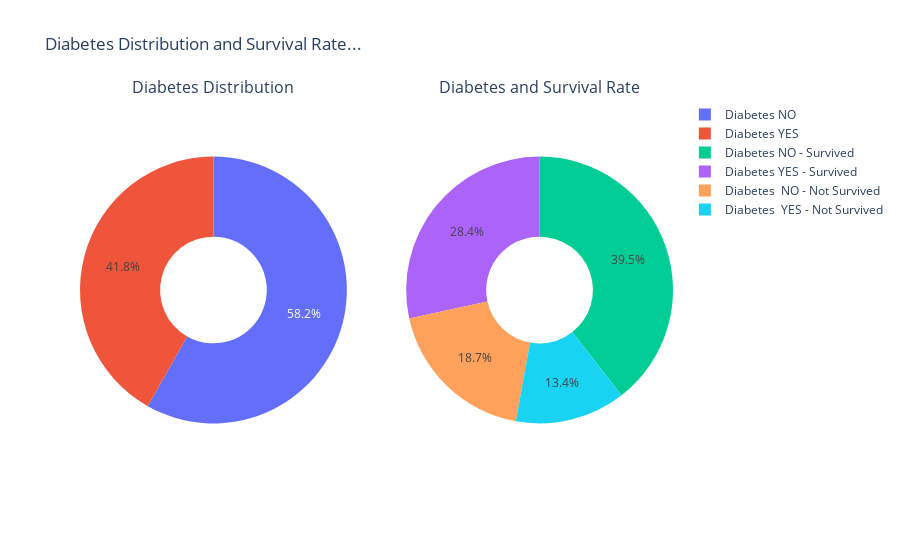

Notebook source saved alongside this figure:
### Code cell
# Create subplots: use 'domain' type for Pie subplot
fig = make_subplots(rows=1, cols=2, specs=[[{'type':'domain'}, {'type':'domain'}]], 
                    subplot_titles=['Diabetes Distribution', 'Diabetes and Survival Rate'])

labels1 = ["Diabetes YES", "Diabetes NO"]
values1 = [len(diabetes_yes), len(diabetes_no)]

labels2 = ['Diabetes YES - Survived','Diabetes  YES - Not Survived', 'Diabetes NO - Survived',
           'Diabetes  NO - Not Survived']
values2 = [len(diabetes_yes_survived), len(diabetes_yes_not_survived),
          len(diabetes_no_survived), len(diabetes_no_not_survived)]

fig.add_trace(go.Pie(labels=labels1, values=values1, name="Distribution of Diabetes"), 1, 1)
fig.add_trace(go.Pie(labels=labels2, values=values2, name='Diabetes & Survival'), 1, 2)

# Use `hole` to create a donut-like pie chart
fig.update_traces(hole=.4, hoverinfo="label+percent+name")

fig.update_layout(title_text="Diabetes Distribution and Survival Rate...")

# show the interactive view
fig.show()

InsertChartSeparator()
# export to a png rendered format of the chart
fig.show("png")

### Figure 1 — Plotly figure (JSON) as saved in the notebook; plotly's stock layout.template omitted (floating-point values rounded to 4 significant figures)
{"data": [{"domain": {"x": [0, 0.45], "y": [0, 1]}, "hole": 0.4, "hoverinfo": "label+percent+name", "labels": ["Diabetes YES", "Diabetes NO"], "name": "Distribution of Diabetes", "type": "pie", "values": [125, 174]}, {"domain": {"x": [0.55, 1], "y": [0, 1]}, "hole": 0.4, "hoverinfo": "label+percent+name", "labels": ["Diabetes YES - Survived", "Diabetes  YES - Not Survived", "Diabetes NO - Survived", "Diabetes  NO - Not Survived"], "name": "Diabetes & Survival", "type": "pie", "values": [85, 40, 118, 56]}], "layout": {"annotations": [{"font": {"size": 16}, "showarrow": false, "text": "Diabetes Distribution", "x": 0.225, "xanchor": "center", "xref": "paper", "y": 1, "yanchor": "bottom", "yref": "paper"}, {"font": {"size": 16}, "showarrow": false, "text": "Diabetes and Survival Rate", "x": 0.775, "xanchor": "center", "xref": "paper", "y": 1, "yanchor": "bottom", "yref": "paper"}], "title": {"text": "Diabetes Distribution and Survival Rate..."}}}
